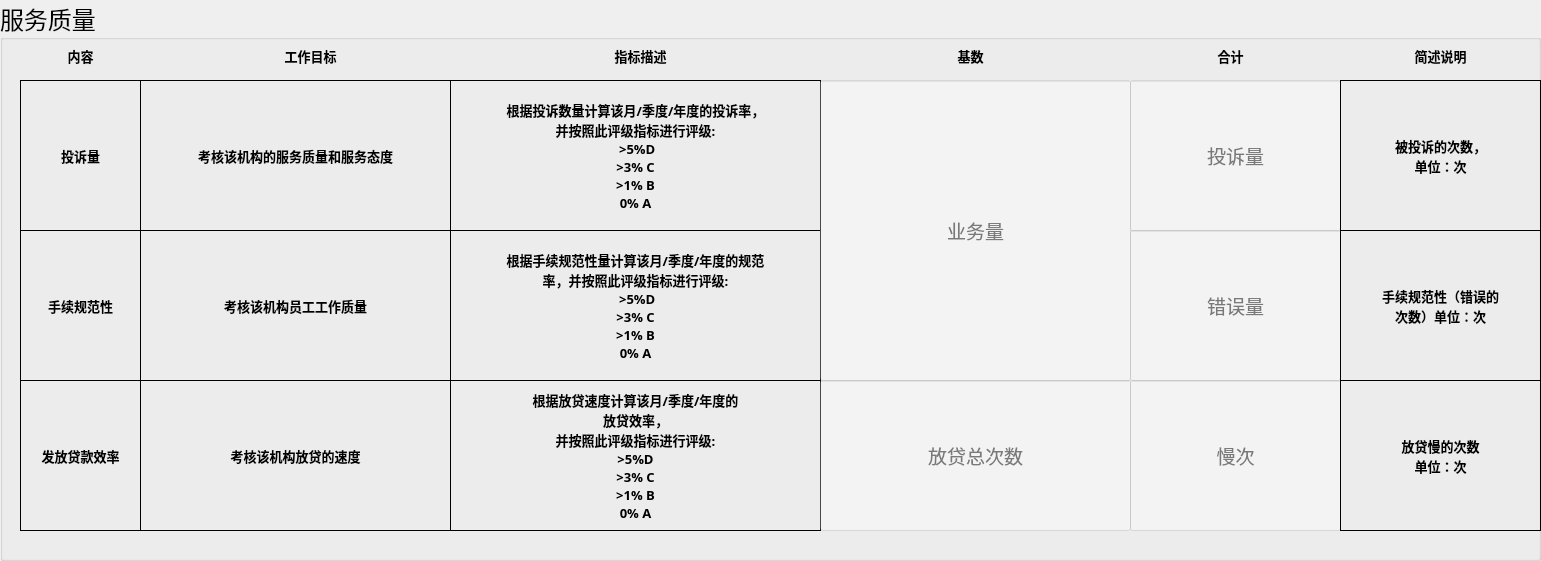
      <widget class="QGroupBox" name="groupBox">
       <property name="geometry">
        <rect>
         <x>10</x>
         <y>370</y>
         <width>1541</width>
         <height>561</height>
        </rect>
       </property>
       <property name="font">
        <font>
         <family>微软雅黑</family>
         <pointsize>18</pointsize>
        </font>
       </property>
       <property name="title">
        <string>服务质量</string>
       </property>
       <widget class="QLabel" name="label_name_40">
        <property name="geometry">
         <rect>
          <x>40</x>
          <y>40</y>
          <width>81</width>
          <height>31</height>
         </rect>
        </property>
        <property name="font">
         <font>
          <family>宋体</family>
          <pointsize>10</pointsize>
          <weight>75</weight>
          <bold>true</bold>
         </font>
        </property>
        <property name="text">
         <string>内容</string>
        </property>
        <property name="alignment">
         <set>Qt::AlignCenter</set>
        </property>
       </widget>
       <widget class="QLabel" name="label_name_42">
        <property name="geometry">
         <rect>
          <x>270</x>
          <y>40</y>
          <width>81</width>
          <height>31</height>
         </rect>
        </property>
        <property name="font">
         <font>
          <family>宋体</family>
          <pointsize>10</pointsize>
          <weight>75</weight>
          <bold>true</bold>
         </font>
        </property>
        <property name="text">
         <string>工作目标</string>
        </property>
        <property name="alignment">
         <set>Qt::AlignCenter</set>
        </property>
       </widget>
       <widget class="QLabel" name="label_name_43">
        <property name="geometry">
         <rect>
          <x>20</x>
          <y>80</y>
          <width>121</width>
          <height>151</height>
         </rect>
        </property>
        <property name="font">
         <font>
          <family>宋体</family>
          <pointsize>10</pointsize>
          <weight>75</weight>
          <bold>true</bold>
         </font>
        </property>
        <property name="frameShape">
         <enum>QFrame::Box</enum>
        </property>
        <property name="text">
         <string>投诉量</string>
        </property>
        <property name="alignment">
         <set>Qt::AlignCenter</set>
        </property>
       </widget>
       <widget class="QLabel" name="label_name_44">
        <property name="geometry">
         <rect>
          <x>140</x>
          <y>80</y>
          <width>311</width>
          <height>151</height>
         </rect>
        </property>
        <property name="font">
         <font>
          <family>宋体</family>
          <pointsize>10</pointsize>
          <weight>75</weight>
          <bold>true</bold>
         </font>
        </property>
        <property name="frameShape">
         <enum>QFrame::Box</enum>
        </property>
        <property name="text">
         <string>考核该机构的服务质量和服务态度</string>
        </property>
        <property name="alignment">
         <set>Qt::AlignCenter</set>
        </property>
       </widget>
       <widget class="QLabel" name="label_name_45">
        <property name="geometry">
         <rect>
          <x>600</x>
          <y>40</y>
          <width>81</width>
          <height>31</height>
         </rect>
        </property>
        <property name="font">
         <font>
          <family>宋体</family>
          <pointsize>10</pointsize>
          <weight>75</weight>
          <bold>true</bold>
         </font>
        </property>
        <property name="text">
         <string>指标描述</string>
        </property>
        <property name="alignment">
         <set>Qt::AlignCenter</set>
        </property>
       </widget>
       <widget class="QLabel" name="label_name_46">
        <property name="geometry">
         <rect>
          <x>450</x>
          <y>80</y>
          <width>371</width>
          <height>151</height>
         </rect>
        </property>
        <property name="font">
         <font>
          <family>宋体</family>
          <pointsize>10</pointsize>
          <weight>75</weight>
          <bold>true</bold>
         </font>
        </property>
        <property name="frameShape">
         <enum>QFrame::Box</enum>
        </property>
        <property name="text">
         <string>根据投诉数量计算该月/季度/年度的投诉率，
并按照此评级指标进行评级:
 &gt;5%D
&gt;3% C
&gt;1% B
0% A</string>
        </property>
        <property name="alignment">
         <set>Qt::AlignCenter</set>
        </property>
       </widget>
       <widget class="QLabel" name="label_name_47">
        <property name="geometry">
         <rect>
          <x>930</x>
          <y>40</y>
          <width>81</width>
          <height>31</height>
         </rect>
        </property>
        <property name="font">
         <font>
          <family>宋体</family>
          <pointsize>10</pointsize>
          <weight>75</weight>
          <bold>true</bold>
         </font>
        </property>
        <property name="text">
         <string>基数</string>
        </property>
        <property name="alignment">
         <set>Qt::AlignCenter</set>
        </property>
       </widget>
       <widget class="QLabel" name="label_name_50">
        <property name="geometry">
         <rect>
          <x>1190</x>
          <y>40</y>
          <width>81</width>
          <height>31</height>
         </rect>
        </property>
        <property name="font">
         <font>
          <family>宋体</family>
          <pointsize>10</pointsize>
          <weight>75</weight>
          <bold>true</bold>
         </font>
        </property>
        <property name="text">
         <string>合计</string>
        </property>
        <property name="alignment">
         <set>Qt::AlignCenter</set>
        </property>
       </widget>
       <widget class="QLineEdit" name="lineEdit">
        <property name="geometry">
         <rect>
          <x>1130</x>
          <y>80</y>
          <width>211</width>
          <height>151</height>
         </rect>
        </property>
        <property name="font">
         <font>
          <family>微软雅黑</family>
          <pointsize>14</pointsize>
         </font>
        </property>
        <property name="styleSheet">
         <string notr="true">background-color: rgba(255, 255, 255, 100);</string>
        </property>
        <property name="text">
         <string/>
        </property>
        <property name="alignment">
         <set>Qt::AlignCenter</set>
        </property>
        <property name="placeholderText">
         <string>投诉量</string>
        </property>
       </widget>
       <widget class="QLabel" name="label_name_49">
        <property name="geometry">
         <rect>
          <x>1340</x>
          <y>80</y>
          <width>201</width>
          <height>151</height>
         </rect>
        </property>
        <property name="font">
         <font>
          <family>宋体</family>
          <pointsize>10</pointsize>
          <weight>75</weight>
          <bold>true</bold>
         </font>
        </property>
        <property name="frameShape">
         <enum>QFrame::Box</enum>
        </property>
        <property name="text">
         <string>被投诉的次数，
单位：次</string>
        </property>
        <property name="alignment">
         <set>Qt::AlignCenter</set>
        </property>
       </widget>
       <widget class="QLabel" name="label_name_51">
        <property name="geometry">
         <rect>
          <x>1400</x>
          <y>40</y>
          <width>81</width>
          <height>31</height>
         </rect>
        </property>
        <property name="font">
         <font>
          <family>宋体</family>
          <pointsize>10</pointsize>
          <weight>75</weight>
          <bold>true</bold>
         </font>
        </property>
        <property name="text">
         <string>简述说明</string>
        </property>
        <property name="alignment">
         <set>Qt::AlignCenter</set>
        </property>
       </widget>
       <widget class="QLabel" name="label_name_52">
        <property name="geometry">
         <rect>
          <x>140</x>
          <y>230</y>
          <width>311</width>
          <height>151</height>
         </rect>
        </property>
        <property name="font">
         <font>
          <family>宋体</family>
          <pointsize>10</pointsize>
          <weight>75</weight>
          <bold>true</bold>
         </font>
        </property>
        <property name="frameShape">
         <enum>QFrame::Box</enum>
        </property>
        <property name="text">
         <string>考核该机构员工工作质量</string>
        </property>
        <property name="alignment">
         <set>Qt::AlignCenter</set>
        </property>
       </widget>
       <widget class="QLineEdit" name="lineEdit_2">
        <property name="geometry">
         <rect>
          <x>1130</x>
          <y>230</y>
          <width>211</width>
          <height>151</height>
         </rect>
        </property>
        <property name="font">
         <font>
          <family>微软雅黑</family>
          <pointsize>14</pointsize>
         </font>
        </property>
        <property name="styleSheet">
         <string notr="true">background-color: rgba(255, 255, 255, 100);</string>
        </property>
        <property name="alignment">
         <set>Qt::AlignCenter</set>
        </property>
        <property name="placeholderText">
         <string>错误量</string>
        </property>
       </widget>
       <widget class="QLabel" name="label_name_54">
        <property name="geometry">
         <rect>
          <x>1340</x>
          <y>230</y>
          <width>201</width>
          <height>151</height>
         </rect>
        </property>
        <property name="font">
         <font>
          <family>宋体</family>
          <pointsize>10</pointsize>
          <weight>75</weight>
          <bold>true</bold>
         </font>
        </property>
        <property name="frameShape">
         <enum>QFrame::Box</enum>
        </property>
        <property name="text">
         <string>手续规范性（错误的
次数）单位：次</string>
        </property>
        <property name="alignment">
         <set>Qt::AlignCenter</set>
        </property>
       </widget>
       <widget class="QLabel" name="label_name_55">
        <property name="geometry">
         <rect>
          <x>20</x>
          <y>230</y>
          <width>121</width>
          <height>151</height>
         </rect>
        </property>
        <property name="font">
         <font>
          <family>宋体</family>
          <pointsize>10</pointsize>
          <weight>75</weight>
          <bold>true</bold>
         </font>
        </property>
        <property name="frameShape">
         <enum>QFrame::Box</enum>
        </property>
        <property name="text">
         <string>手续规范性</string>
        </property>
        <property name="alignment">
         <set>Qt::AlignCenter</set>
        </property>
       </widget>
       <widget class="QLabel" name="label_name_56">
        <property name="geometry">
         <rect>
          <x>450</x>
          <y>230</y>
          <width>371</width>
          <height>151</height>
         </rect>
        </property>
        <property name="font">
         <font>
          <family>宋体</family>
          <pointsize>10</pointsize>
          <weight>75</weight>
          <bold>true</bold>
         </font>
        </property>
        <property name="frameShape">
         <enum>QFrame::Box</enum>
        </property>
        <property name="text">
         <string>根据手续规范性量计算该月/季度/年度的规范
率，并按照此评级指标进行评级:
 &gt;5%D
&gt;3% C
&gt;1% B
0% A</string>
        </property>
        <property name="alignment">
         <set>Qt::AlignCenter</set>
        </property>
       </widget>
       <widget class="QLineEdit" name="lineEdit_3">
        <property name="geometry">
         <rect>
          <x>820</x>
          <y>80</y>
          <width>311</width>
          <height>301</height>
         </rect>
        </property>
        <property name="font">
         <font>
          <family>微软雅黑</family>
          <pointsize>14</pointsize>
         </font>
        </property>
        <property name="styleSheet">
         <string notr="true">background-color: rgba(255, 255, 255, 100);</string>
        </property>
        <property name="text">
         <string/>
        </property>
        <property name="alignment">
         <set>Qt::AlignCenter</set>
        </property>
        <property name="placeholderText">
         <string>业务量</string>
        </property>
       </widget>
       <widget class="QLabel" name="label_name_53">
        <property name="geometry">
         <rect>
          <x>140</x>
          <y>380</y>
          <width>311</width>
          <height>151</height>
         </rect>
        </property>
        <property name="font">
         <font>
          <family>宋体</family>
          <pointsize>10</pointsize>
          <weight>75</weight>
          <bold>true</bold>
         </font>
        </property>
        <property name="frameShape">
         <enum>QFrame::Box</enum>
        </property>
        <property name="text">
         <string>考核该机构放贷的速度</string>
        </property>
        <property name="alignment">
         <set>Qt::AlignCenter</set>
        </property>
       </widget>
       <widget class="QLineEdit" name="lineEdit_4">
        <property name="geometry">
         <rect>
          <x>1130</x>
          <y>380</y>
          <width>211</width>
          <height>151</height>
         </rect>
        </property>
        <property name="font">
         <font>
          <family>微软雅黑</family>
          <pointsize>14</pointsize>
         </font>
        </property>
        <property name="styleSheet">
         <string notr="true">background-color: rgba(255, 255, 255, 100);</string>
        </property>
        <property name="alignment">
         <set>Qt::AlignCenter</set>
        </property>
        <property name="placeholderText">
         <string>慢次</string>
        </property>
       </widget>
       <widget class="QLabel" name="label_name_57">
        <property name="geometry">
         <rect>
          <x>20</x>
          <y>380</y>
          <width>121</width>
          <height>151</height>
         </rect>
        </property>
        <property name="font">
         <font>
          <family>宋体</family>
          <pointsize>10</pointsize>
          <weight>75</weight>
          <bold>true</bold>
         </font>
        </property>
        <property name="frameShape">
         <enum>QFrame::Box</enum>
        </property>
        <property name="text">
         <string>发放贷款效率</string>
        </property>
        <property name="alignment">
         <set>Qt::AlignCenter</set>
        </property>
       </widget>
       <widget class="QLabel" name="label_name_58">
        <property name="geometry">
         <rect>
          <x>450</x>
          <y>380</y>
          <width>371</width>
          <height>151</height>
         </rect>
        </property>
        <property name="font">
         <font>
          <family>宋体</family>
          <pointsize>10</pointsize>
          <weight>75</weight>
          <bold>true</bold>
         </font>
        </property>
        <property name="frameShape">
         <enum>QFrame::Box</enum>
        </property>
        <property name="text">
         <string>根据放贷速度计算该月/季度/年度的
放贷效率，
并按照此评级指标进行评级:
&gt;5%D
&gt;3% C
&gt;1% B
0% A</string>
        </property>
        <property name="alignment">
         <set>Qt::AlignCenter</set>
        </property>
       </widget>
       <widget class="QLabel" name="label_name_59">
        <property name="geometry">
         <rect>
          <x>1340</x>
          <y>380</y>
          <width>201</width>
          <height>151</height>
         </rect>
        </property>
        <property name="font">
         <font>
          <family>宋体</family>
          <pointsize>10</pointsize>
          <weight>75</weight>
          <bold>true</bold>
         </font>
        </property>
        <property name="frameShape">
         <enum>QFrame::Box</enum>
        </property>
        <property name="text">
         <string>放贷慢的次数
单位：次</string>
        </property>
        <property name="alignment">
         <set>Qt::AlignCenter</set>
        </property>
       </widget>
       <widget class="QLineEdit" name="lineEdit_5">
        <property name="geometry">
         <rect>
          <x>820</x>
          <y>380</y>
          <width>311</width>
          <height>151</height>
         </rect>
        </property>
        <property name="font">
         <font>
          <family>微软雅黑</family>
          <pointsize>14</pointsize>
         </font>
        </property>
        <property name="styleSheet">
         <string notr="true">background-color: rgba(255, 255, 255, 100);</string>
        </property>
        <property name="text">
         <string/>
        </property>
        <property name="alignment">
         <set>Qt::AlignCenter</set>
        </property>
        <property name="placeholderText">
         <string>放贷总次数</string>
        </property>
       </widget>
      </widget>
